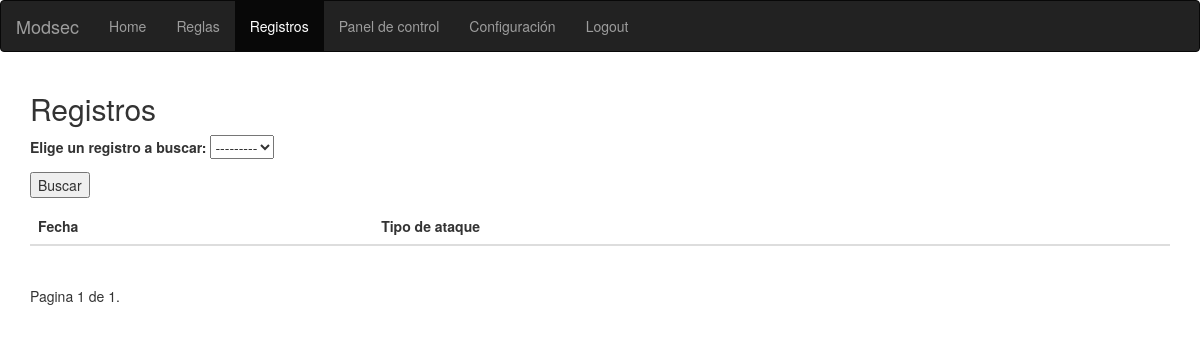
Before: /modsec/logs/ (signed in) with the older database file.
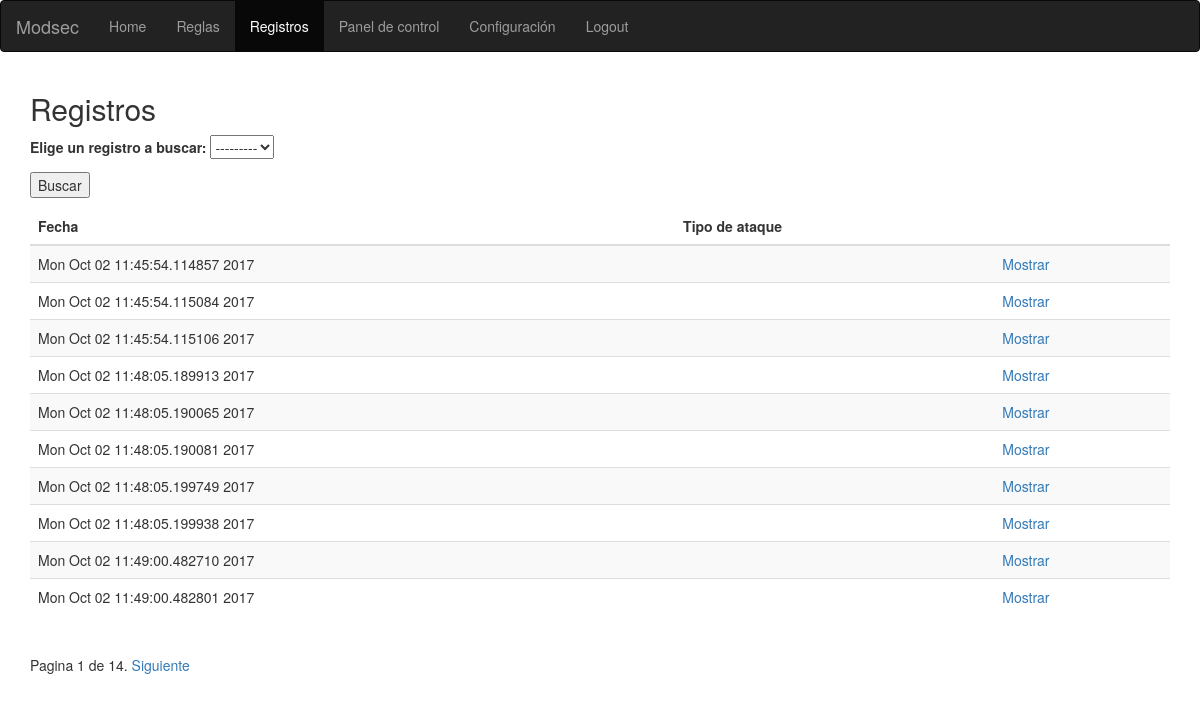
After: the same page with the newer database file.
### modsec/models.py (models this page shows, shortened)
class Log(models.Model):
    date=models.CharField(max_length=200)
    atackType=models.CharField(max_length=200)
    text=models.TextField()

### modsec/views.py (the view)
@login_required(login_url='/modsec/login')
def logs(request):
    log=""
    if request.method == 'POST':
        form = selectLog(request.POST)
        if form.is_valid():
            log=form.cleaned_data['logSel']
            logs=Log.objects.all()
            registros=[]
            for l in logs:
                if str(log)==str(l):
                    registros.append(l)
            paginator = Paginator(registros, 10) # Show 10 contacts per page
            page = request.GET.get('page')
            try:
                registros = paginator.page(page)
            except PageNotAnInteger:
                registros = paginator.page(1)
            except EmptyPage:
                registros = paginator.page(paginator.num_pages)
            context={'form':form,'registros':registros,'log': log}
            return render(request, 'modsec/logs.html',context)
    else:
        registros=Log.objects.all()
        paginator = Paginator(registros, 10) # Show 10 contacts per page
        page = request.GET.get('page')
        try:
            registros = paginator.page(page)
        except PageNotAnInteger:
            registros = paginator.page(1)
        except EmptyPage:
            registros = paginator.page(paginator.num_pages)
        form = selectLog()
        context={'form':form,'registros':registros,'log': log}
    return render(request, 'modsec/logs.html',context)

### modsec/forms.py
class selectLog(forms.Form):
    logSel=forms.ModelChoiceField(queryset=Log.objects.all(),label="Elige un registro a buscar")

### modsec/templates/modsec/logs.html (shortened to what this page needs)
<!DOCTYPE html>
<html lang="en">
<head>
  <link rel="stylesheet" href="https://maxcdn.bootstrapcdn.com/bootstrap/3.3.7/css/bootstrap.min.css">
</head>
<body>
<nav class="navbar navbar-inverse">
  <div class="container-fluid">
    <div class="navbar-header">
      <a class="navbar-brand" href="/modsec/">Modsec</a>
    </div>
    <ul class="nav navbar-nav">
      <li><a href="/modsec/">Home</a></li>
      <li><a href="/modsec/rules/">Reglas</a></li>
      <li class="active"><a href="/modsec/logs/">Registros</a></li>
      <li><a href="/modsec/dashboard/">Panel de control</a></li>
       <li><a href="/modsec/conf/">Configuración</a></li>
      <li><a href="/modsec/logout/">Logout</a></li>
    </ul>
  </div>
</nav>
<div class="container">
  <h2>Registros</h2>
   <form id="form" method="post" action="">{% csrf_token %}
    {{form.as_p}}
    <p><input type="submit" value="Buscar"/></p>
  </form>
  <table class="table table-striped">
    <thead>
      <tr>
        <th>Fecha</th>
        <th>Tipo de ataque</th>
        <th></th>
      </tr>
    </thead>
    <tbody>
     {% for log in registros %}
      <tr>
       <td>{{ log.date }}</td>
       <td>{{ log.atackType }}</td>
       <td><a href="/modsec/showLog/{{ log.id }}/">Mostrar</a></td>
   {% endfor %}
       </tr>
    </tbody>
  </table>
  <div class="pagination">
    <span class="step-links">
        <span class="current">
            Pagina {{ registros.number }} de {{ registros.paginator.num_pages }}.
        </span>
        {% if registros.has_next %}
            <a href="?page={{ registros.next_page_number }}">Siguiente</a>
        {% endif %}
    </span>
</div>
</div>
</body>
</html>

Changed rows visible on the page:
added Log: date "Mon Oct 02 11:45:54.114857 2017"
added Log: date "Mon Oct 02 11:45:54.115084 2017"
added Log: date "Mon Oct 02 11:45:54.115106 2017"
added Log: date "Mon Oct 02 11:48:05.189913 2017"
added Log: date "Mon Oct 02 11:48:05.190065 2017"
added Log: date "Mon Oct 02 11:48:05.190081 2017"
added Log: date "Mon Oct 02 11:48:05.199749 2017"
added Log: date "Mon Oct 02 11:48:05.199938 2017"
added Log: date "Mon Oct 02 11:49:00.482710 2017"
added Log: date "Mon Oct 02 11:49:00.482801 2017"
Other visible differences:
{{ registros.paginator.num_pages }}: "1" → "14"
text now shown: "Siguiente"
